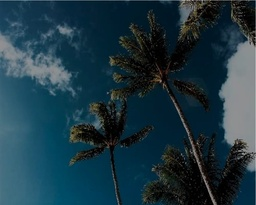
#> input picture enhance.jpg, 256 x 205 px, shrunk from 939 x 751 before the run
$ python -i bgRemove-without-Library.py   (imports and definitions only)
#> lines starting #> are read from the running program, lines starting #| are printed output that depends on the picture
import cv2
import numpy as np
from PIL import Image

def remove_background(image_path):
#> in remove_background, img is the input picture: PIL image 256x205 RGB; mean R, G, B 28.5, 55.3, 66.8
    def custom_background_removal(img):
        np_img = np.array(img)

        if len(np_img.shape) == 3 and np_img.shape[2] == 4:
            np_img = cv2.cvtColor(np_img, cv2.COLOR_RGBA2RGB)

        mask = np.zeros(np_img.shape[:2], np.uint8)
        bgd_model = np.zeros((1, 65), np.float64)
        fgd_model = np.zeros((1, 65), np.float64)

        # Improved initialization of the rectangle
        # Consider using a method to better approximate the foreground shape here
        rect = (10, 10, np_img.shape[1] - 10, np_img.shape[0] - 10)
#> rect = (10, 10, 246, 195)

        # Increase the number of iterations for more refinement
        cv2.grabCut(np_img, mask, rect, bgd_model, fgd_model, 15, cv2.GC_INIT_WITH_RECT)

        # Manual refinement of the mask can be done here if necessary

        # Apply the mask to get the foreground
        mask2 = np.where((mask == 2) | (mask == 0), 0, 1).astype('uint8')
        np_img = np_img * mask2[:, :, np.newaxis]
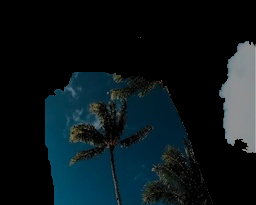
#> np_img: shape (205, 256, 3); mean R, G, B 11.6, 22.9, 27.1

        # Clean up the edges using morphological operations
        kernel = np.ones((3,3), np.uint8)
        np_img = cv2.morphologyEx(np_img, cv2.MORPH_OPEN, kernel, iterations=1)
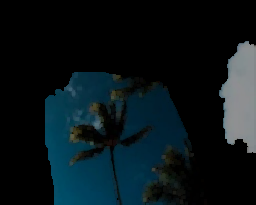
#> np_img: shape (205, 256, 3); mean R, G, B 10, 21.4, 25.7

        alpha = np.where(mask2 == 0, 0, 255).astype(np.uint8)
        rgba = np.dstack((np_img, alpha))
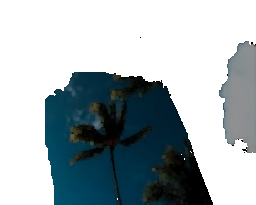
#> rgba: shape (205, 256, 4); mean R, G, B, A 10, 21.4, 25.7, 101.4; transparent parts drawn white

        return Image.fromarray(rgba)

    with open(image_path, 'rb') as f:
        img = Image.open(f)
        img.load()

    img_with_transparency = custom_background_removal(img)

    white_background = Image.new("RGB", img_with_transparency.size, (255, 255, 255))
#> white_background: PIL image 256x205 RGB; every value is 255
    white_background.paste(img_with_transparency, mask=img_with_transparency.split()[3])

    output_path = 'static/latest.jpg'
    white_background.save(output_path)

    return output_path

>>> result = remove_background('enhance.jpg')
